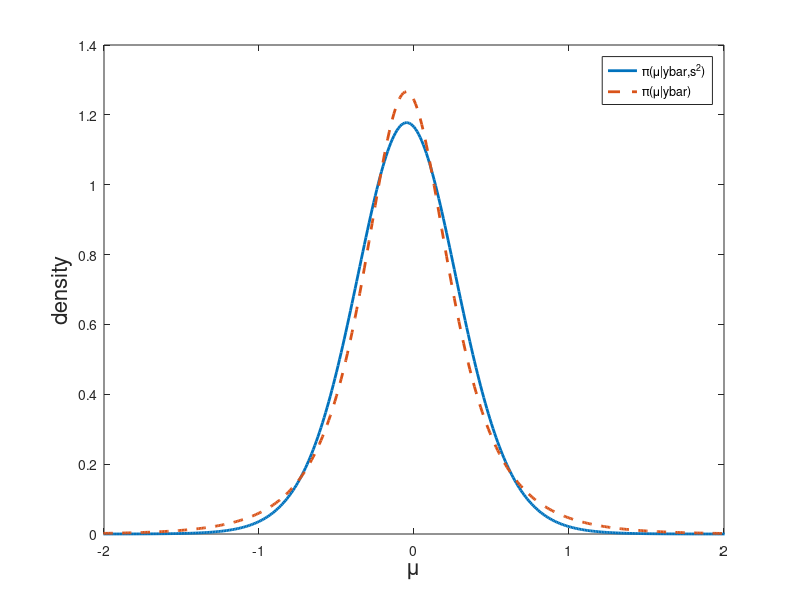
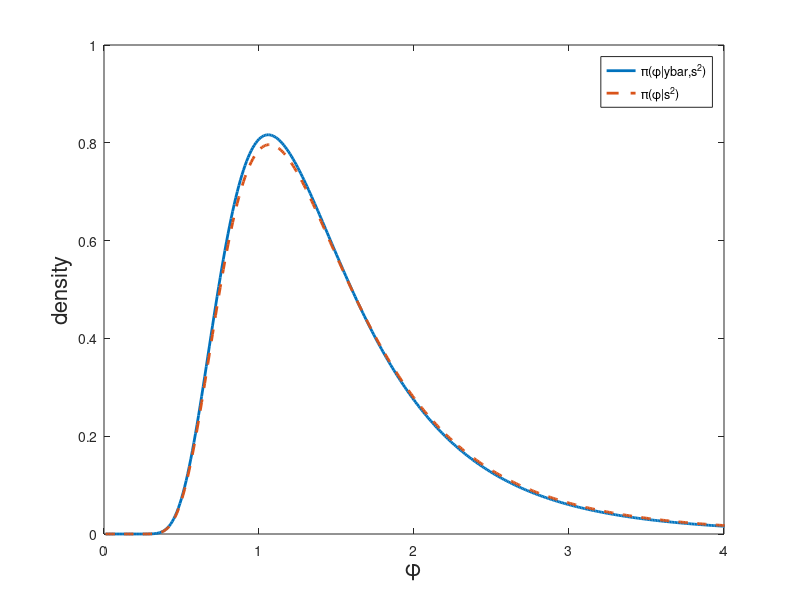

Write the MATLAB code that produced these figures, in order.

% code to implement the analytical normal example

rng(7);

n=10;
y = normrnd(0,1,1,n);
ybar = mean(y);

alpha = 1;
beta = 1;
phi0 = 1^2;
mu0 = 0;


% marginal for mu

mu_grid = -3:0.01:3;
dy = zeros(1,length(mu_grid));
for i = 1:length(mu_grid)
    dy(i) = normpdf(mu_grid(i), 0 , sqrt(phi0))*(beta + 0.5*sum((y-mu_grid(i)).^2))^(-alpha - n/2);
end

dyb = normpdf(mu_grid, 0 , sqrt(phi0)).*(beta + 0.5*n*(ybar-mu_grid).^2).^(-alpha - 0.5);

% approximate normalising constants numerically
Cy = 1/trapz(mu_grid, dy);
Cyb = 1/trapz(mu_grid, dyb);

figure;
plot(mu_grid, Cy*dy, 'LineWidth', 2);
hold on;
plot(mu_grid, Cyb*dyb, 'LineWidth', 2, 'LineStyle','--');
xlim([-2 2]);
legend('\pi(\mu|ybar,s^2)','\pi(\mu|ybar)');
xlabel('\mu','FontSize',16);
ylabel('density','FontSize',16)


% marginal for phi

phi_grid = 0.01:0.01:5;
dy = zeros(1,length(phi_grid));
for i = 1:length(phi_grid)
    phi = phi_grid(i);
    dy(i) = phi^(-alpha-1)*exp(-beta/phi)*phi^(-n/2)*sqrt(2*pi/(n/phi + 1/phi0))*exp(0.5*(n*ybar/phi + mu0/phi0)^2/(n/phi + 1/phi0))*exp(-0.5*sum(y.^2)/phi);
end

Cy = 1/trapz(phi_grid, dy);
alpha_post = alpha + (n-1)/2;
beta_post = beta + 0.5*sum((y-ybar).^2);

figure;
plot(phi_grid, Cy*dy, 'LineWidth', 2);
hold on;
plot(phi_grid, beta_post^alpha_post/gamma(alpha_post)*phi_grid.^(-alpha_post - 1).*exp(-beta_post./phi_grid), 'LineWidth', 2, 'LineStyle','--');
xlim([0 4]);
legend('\pi(\phi|ybar,s^2)','\pi(\phi|s^2)');
xlabel('\phi','FontSize',16);
ylabel('density','FontSize',16)

